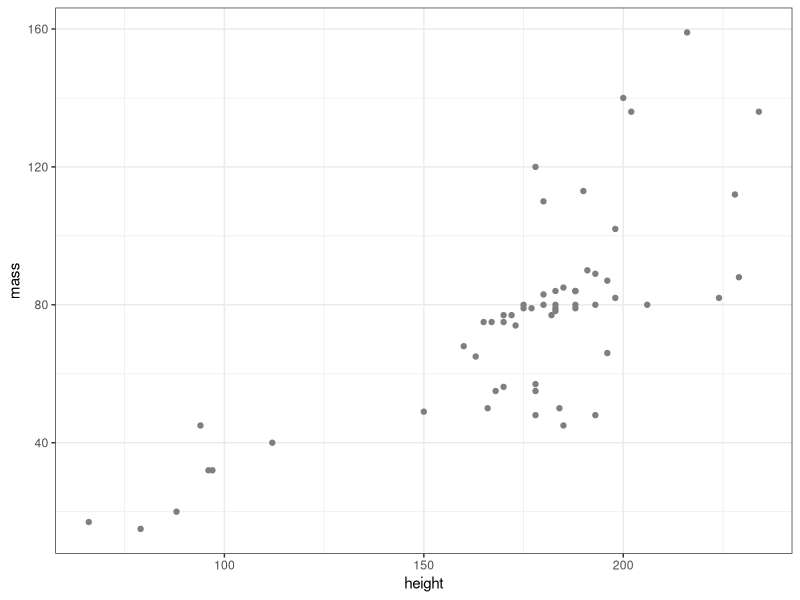
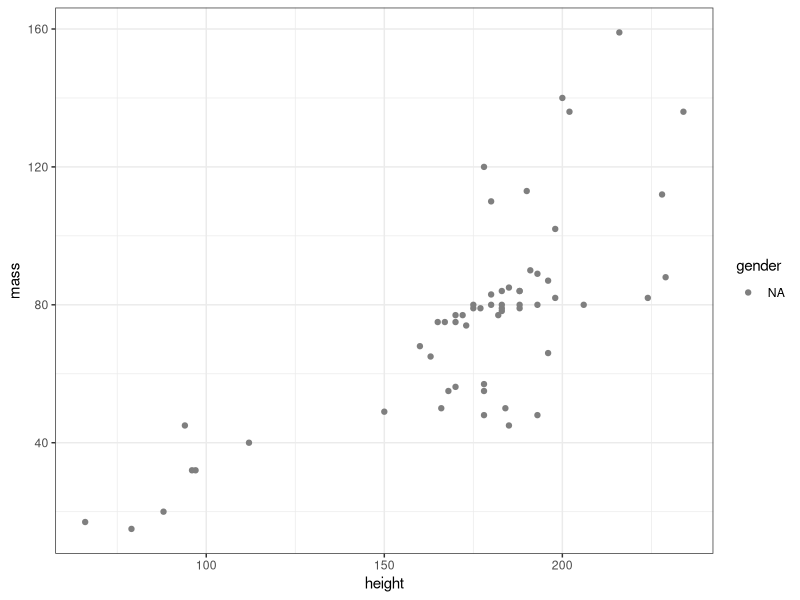

Recreate these plots in R, in order.
## ---- chunk 1
# RMarkdown set-up; disregard this 
knitr::opts_chunk$set(echo = TRUE, include = TRUE, message = FALSE, warning = FALSE, tidy = TRUE)
## ---- chunk 2
library(tidyverse)
## ---- chunk 3
basket <- data.frame(fruits = sample(stringr::fruit, 3), # randomly selecting 3 fruits
                     veggies = c("carrots", "broccoli", "celery"), # 3 kinds of veggies
                     quantity = c(3, 2, 5)) # number of fruits & veggies
## ---- chunk 4
basket
## ---- chunk 5
basket[2, # 2nd row
       2] # 2nd column
## ---- chunk 6
basket[c(1, 3), # first element in the 3rd column
       c(2, 3)] # second element in the 2nd row & 3rd column

basket[c(1, 3), 
       2:3] # same as c(2, 3)
## ---- chunk 7
basket[-2, -1] # excluding elements in the 2nd row & 1st column
basket[-2, 2:3] # excluding elements in the 2nd row & including elements in the 2nd & 3rd columns
## ---- chunk 8
basket[ , "fruits"]

basket[["fruits"]]
## ---- chunk 9
basket$fruits
## ---- chunk 10
basket$veggies[basket$veggies == "carrots"] # within the fruit column, element named "pear"
## ---- chunk 11
# using OR (`|`)
basket$veggies[basket$veggies == "broccoli" | basket$veggies == "celery"]

# using %in%
basket$veggies[basket$veggies %in% c("broccoli", "celery")]
## ---- chunk 12
basket$fruits[basket$quantity > 3] 
## ---- chunk 13
# import the example dataset
starwars <- dplyr::starwars

# I am going to mess up the data for our exercises; Run this code for extra challenge. 
library("magrittr")
starwars %<>% 
  mutate_at(vars("height"), as.character) %>%  # height is now a character variable
  mutate(hair_color = replace(hair_color, is.na(hair_color), 999)) %>% 
  mutate(gender = case_when( 
    gender == "female" ~ 0,
    gender == "male" ~ 1,
    gender == "hermaphrodite" ~ 2,
    gender == "none" ~ 3,
    TRUE ~ NA_real_))
## ---- chunk 14
tibble::glimpse(starwars)
## ---- chunk 15
names(starwars)
colnames(starwars)
## ---- chunk 16
is.numeric(starwars$height)
is.numeric(starwars$mass)
## ---- chunk 17
starwars$height <- as.numeric(starwars$height)
## ---- chunk 18
table(starwars$gender)
## ---- chunk 19
is.factor(starwars$gender)
## ---- chunk 20
ggplot(subset(starwars, mass < 1000), 
       aes(x = height, 
           y = mass, 
           colour = gender)) +
  geom_point() +
  theme_bw()
## ---- chunk 21
starwars$gender <- factor(starwars$gender, 
                          levels = c(0:3), # numeric values representing the levels
                          labels = c("female", "male","hermaphrodite", "none"), # corresponding lables for each of the numeric value
                          ordered = FALSE) # change this to TRUE if you want it ordered
## ---- chunk 22
ggplot(subset(starwars, mass < 1000), 
       aes(x = height, 
           y = mass, 
           colour = gender)) +
  geom_point() + 
  theme_bw()
## ---- chunk 23
head(starwars[is.na(starwars$height)==TRUE, ])
## ---- chunk 24
head(starwars[!is.na(starwars$height)==TRUE, ])
## ---- chunk 25
colSums(is.na(starwars))
## ---- chunk 26
starwars$hair_color[starwars$hair_color == 999] <- NA
## ---- chunk 27
mean(starwars$mass)
## ---- chunk 28
mean(starwars$mass, na.rm = TRUE)
## ---- chunk 29
mean(na.omit(starwars$mass))
mean(na.exclude(starwars$mass))
## ---- chunk 30
mean(starwars[starwars$hair_color == "brown", ]$height, na.rm = T)
## ---- chunk 31

## ---- chunk 32

## ---- chunk 33
example_data <- readr::read_csv(here::here("dataset", "example_data.csv"))
## ---- chunk 34
# I will name it `reverse_x()`
reverse_x <- function(max, x) {
  (max + 1) - x
}
## ---- chunk 35
reverse_keyed_items = paste("BFI", c(1, 3, 4, 5), sep = "_")
## ---- chunk 36
reverse_coded_bfi <- apply(example_data[ ,reverse_keyed_items], 2, reverse_x, max = 5)
## ---- chunk 37
reversed_data <- cbind(reverse_coded_bfi, # reverse-coded variables
                       example_data[ -which(names(example_data) %in% reverse_keyed_items)] # original dataset minus items that need to be reverse-coded
) 

head(reversed_data)
## ---- chunk 38

